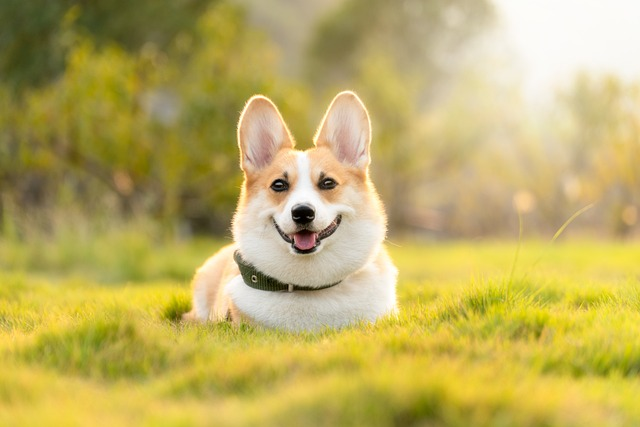
#> input picture Week 2/Question1/image1.jpg, 640 x 427 px
$ jupyter execute image_processing.ipynb
#> lines starting #> are read from the running program, lines starting #| are printed output that depends on the picture; after the words box and inside, x2 and y2 are one past the last pixel; in counts of white or black regions, pixels touching at a corner belong together
[cell 1]
import cv2
import numpy as np
import matplotlib.pyplot as plt

[cell 2]
# img = image1
img = cv2.imread("image1.jpg")
#> img is the input picture: shape (427, 640, 3); mean B, G, R 98.3, 173.6, 190
img = cv2.cvtColor(img, cv2.COLOR_BGR2RGB)

plt.imshow(img)
plt.title("Original Image")
plt.axis("off")
plt.show()

[cell 3]
# converting to grayscale
gray = cv2.cvtColor(img, cv2.COLOR_RGB2GRAY)

plt.imshow(gray, cmap="gray")
plt.title("Grayscale Image")
plt.axis("off")
plt.show()

[cell 4]
# creating histogram
plt.hist(gray.ravel(), bins=256)
plt.title("Histogram")
plt.xlabel("Pixel Intensity")
plt.ylabel("Frequency")
plt.show()
#> figure, not shown here; tallest bar 3835 high, from x = 250 to 251

[cell 5]
# Resizing the image
resized = cv2.resize(img, (300,300))
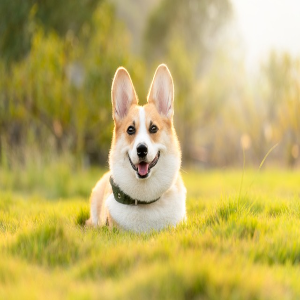
#> resized: shape (300, 300, 3); mean R, G, B 189.9, 173.5, 98.2

plt.imshow(resized)
plt.title("Resized Image")
plt.axis("off")
plt.show()

[cell 6]
# Edge Detectiong using Canny
edges = cv2.Canny(gray,100,100)
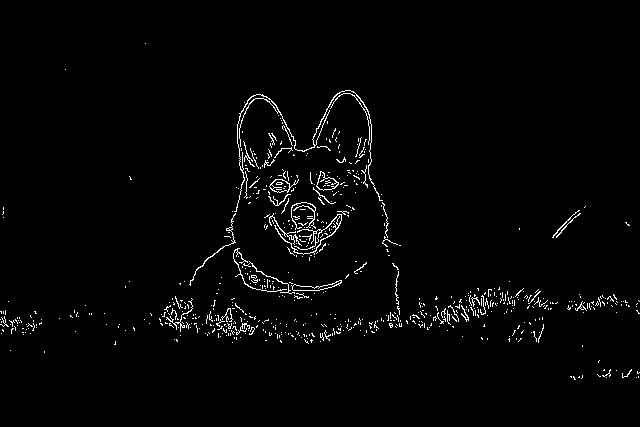
#> edges: shape (427, 640); 2% white in thin lines or dots, all inside (x1, y1, x2, y2) = (0, 43, 640, 380)

plt.imshow(edges,cmap="gray")
plt.title("Edge Detection")
plt.axis("off")
plt.show()

[cell 7]
# Adding Gaussian Noise
noise = np.random.normal(0,25,gray.shape)

noisy = gray + noise
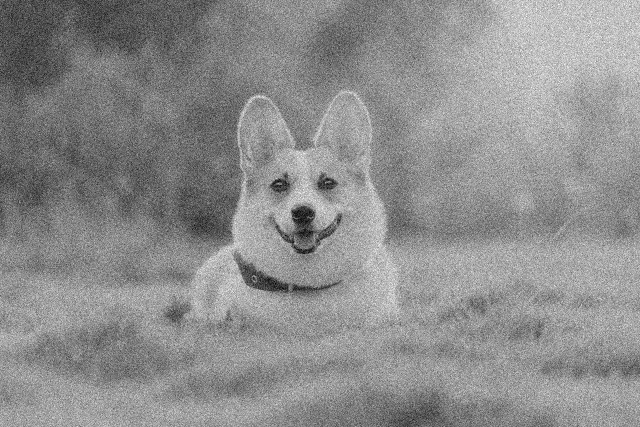
#> noisy: shape (427, 640) float64; min -50.75, max 346, mean 169.9; drawn with min black and max white
noisy = np.clip(noisy,0,255).astype(np.uint8)
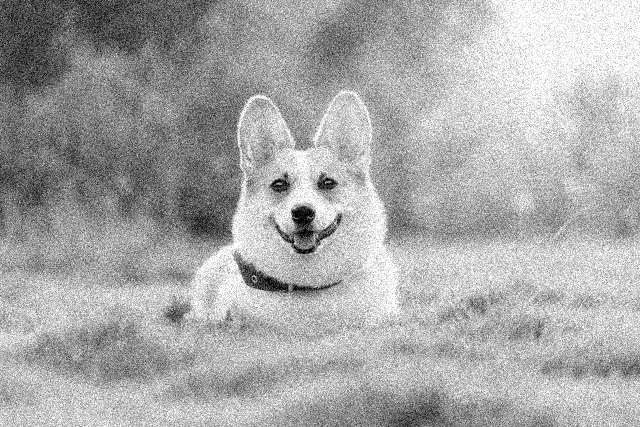
#> noisy: shape (427, 640); min 0, max 255, mean 169

plt.imshow(noisy,cmap="gray")
plt.title("Noisy Image")
plt.axis("off")
plt.show()

[cell 8]
# Removing Noise using Gaussian Filter
filtered = cv2.GaussianBlur(noisy,(5,5),0)

plt.imshow(filtered,cmap="gray")
plt.title("Gaussian Filter")
plt.axis("off")
plt.show()

[cell 9]
# img2 = image2
img2 = cv2.imread("image2.jpg")
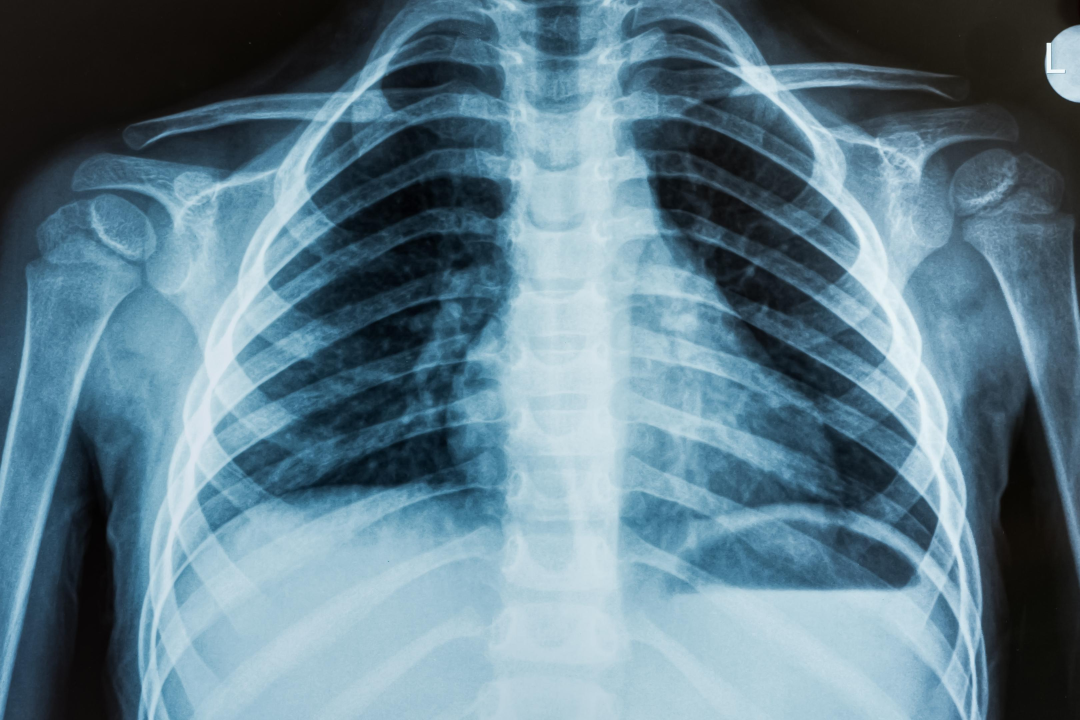
#> input picture Week 2/Question1/image2.jpg, 3240 x 2160 px (shown at 1/3 size)
#> img2 is the input picture: shape (2160, 3240, 3); mean B, G, R 138.7, 124.3, 95.8
img2 = cv2.cvtColor(img2, cv2.COLOR_BGR2RGB)
plt.imshow(img2)
plt.title("Original Image")
plt.axis("off")
plt.show()

[cell 10]
# Converting to grayscale
gray = cv2.cvtColor(img2, cv2.COLOR_RGB2GRAY)
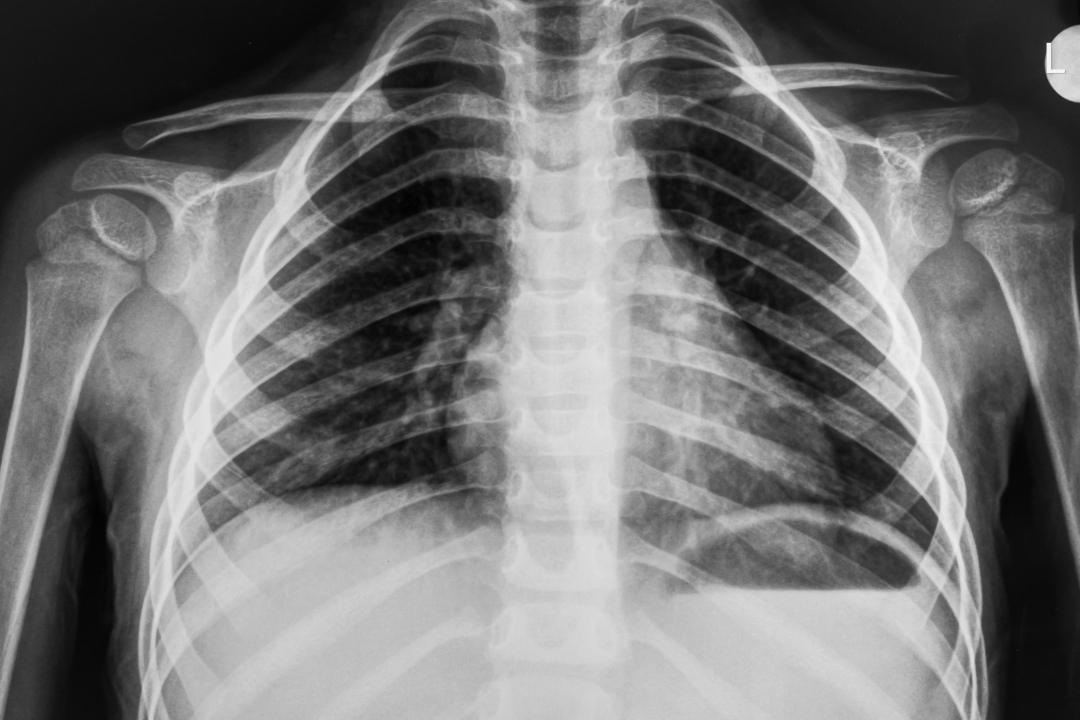
#> gray: shape (2160, 3240) (shown at 1/3 size); min 2, max 252, mean 117.5

plt.imshow(gray, cmap="gray")
plt.title("Grayscale Image")
plt.axis("off")
plt.show()

[cell 11]
# Creating Histogram
plt.hist(gray.ravel(), bins=256)
plt.title("Histogram")
plt.xlabel("Pixel Intensity")
plt.ylabel("Frequency")
plt.show()
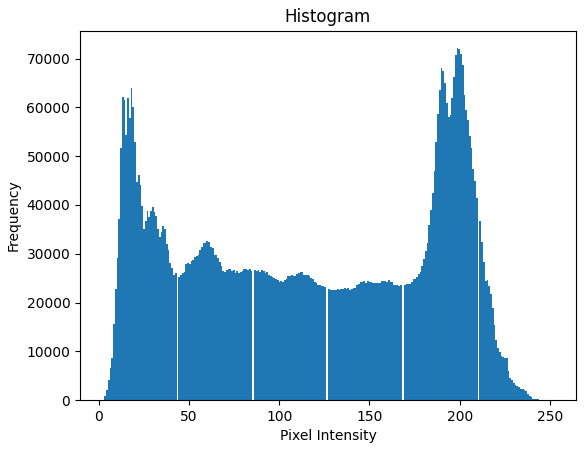
#> figure drawn by matplotlib, 1 panel; tallest bar 72113 high, from x = 198.3 to 199.3

[cell 12]
# Resizing the image
resized = cv2.resize(img2, (300,300))
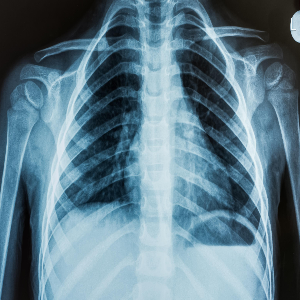
#> resized: shape (300, 300, 3); mean R, G, B 95.8, 124.3, 138.6

plt.imshow(resized)
plt.title("Resized Image")
plt.axis("off")
plt.show()

[cell 13]
# Edge Detectiong using Canny
edges = cv2.Canny(gray,50,50)
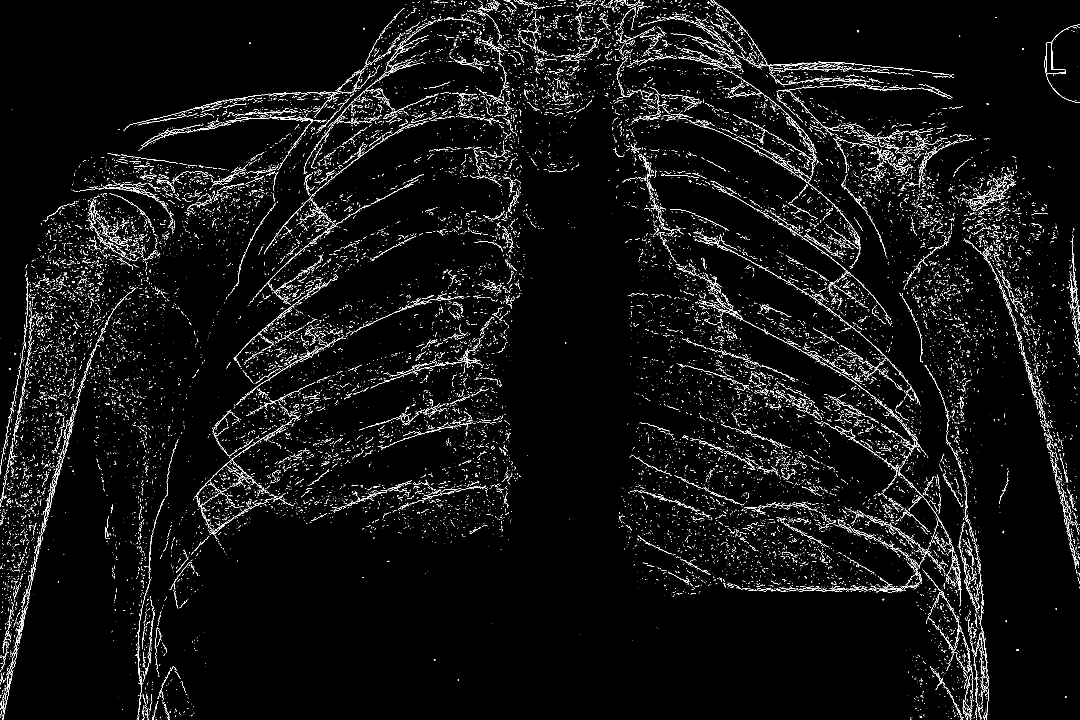
#> edges: shape (2160, 3240) (shown at 1/3 size); 2.8% white in thin lines or dots

plt.imshow(edges,cmap="gray")
plt.title("Edge Detection")
plt.axis("off")
plt.show()

[cell 14]
# Adding Gaussian Noise
noise = np.random.normal(0,25,gray.shape)

noisy = gray + noise
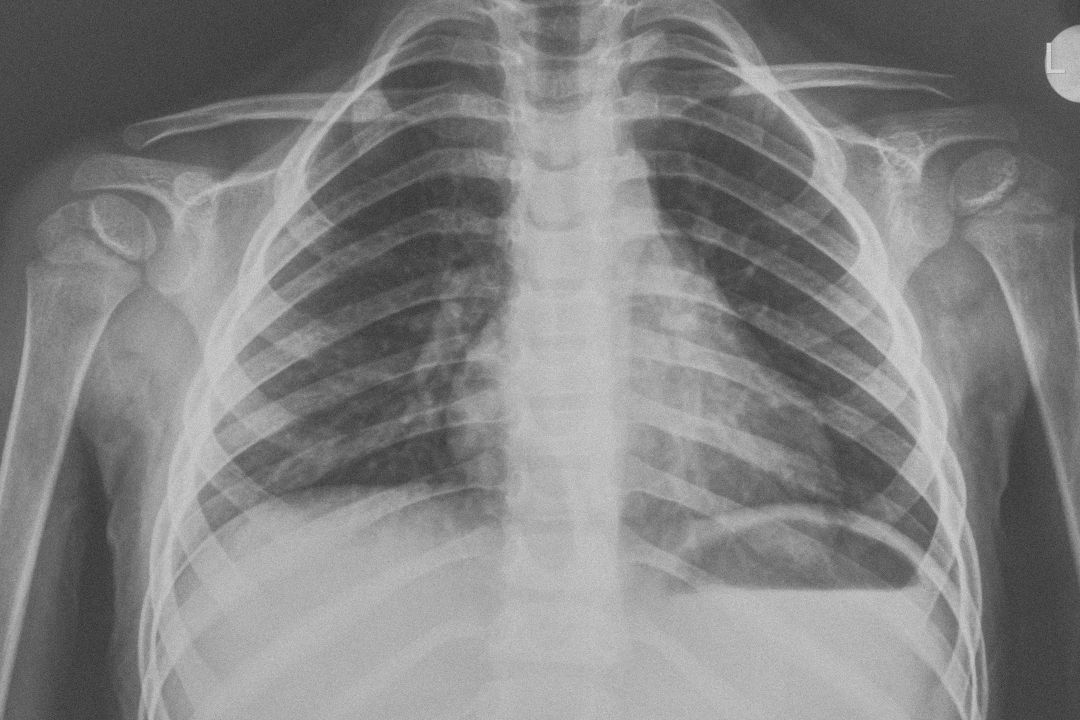
#> noisy: shape (2160, 3240) float64 (shown at 1/3 size); min -103.8, max 327.2, mean 117.5; drawn with min black and max white
noisy = np.clip(noisy,0,255).astype(np.uint8)

plt.imshow(noisy,cmap="gray")
plt.title("Noisy Image")
plt.axis("off")
plt.show()

[cell 15]
# Removing Noise using Gaussian Filter
filtered = cv2.GaussianBlur(noisy,(5,5),0)
#> filtered: shape (2160, 3240)

plt.imshow(filtered,cmap="gray")
plt.title("Gaussian Filter")
plt.axis("off")
plt.show()
